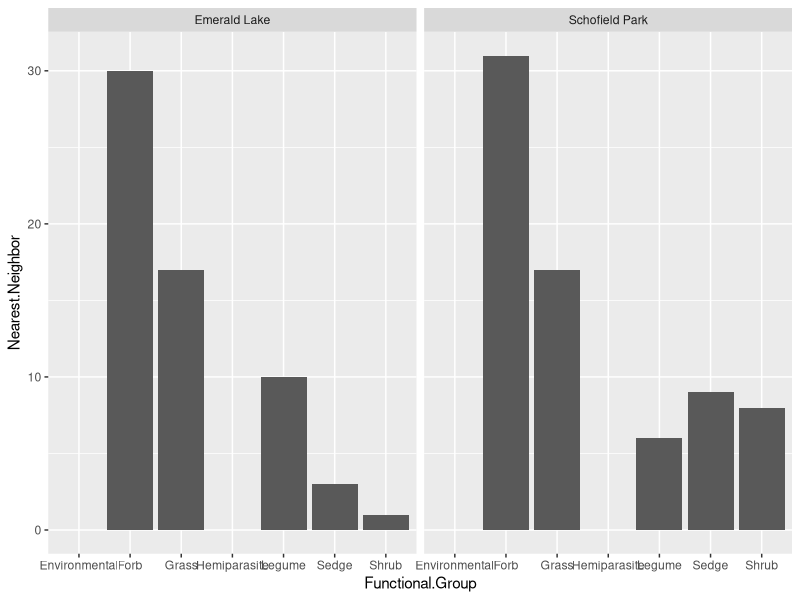

This chart was generated by the following R code:
#Nearest Neighbor Analysis
#Initiated: 8/29/23

#setwd
setwd("C:/Users/jargr/Dropbox/PC/Desktop/Data Analysis/RMBL/2023 Argrett")

library(tidyverse) # for data working
library(vegan) # for diversity
library(ggplot2) # plotting
library(ggpubr) # plotting
library(car) # linear regression

#import EL and SP Data
EL <- read.csv("Emerald Lake Plant Data.csv")
SP <- read.csv("Schofield Park Plant Data.csv")

#First We need to see if EL sites nearest neighbor differ significantly enough
#this is to check as I have both pre and post collection data
#I want to confirm that NN data does not differ seasonally

#Lets begin by subsetting the necessary columns (NN,collection point,code,functionalgroup)
EL.NN<- subset(EL, select=c(3,5,10,16,17,19,21))
#I will do the same for Schofield however I will include only necessary coloums for now
SP.NN<- subset(SP, select=c(3,16,11,17,19,21))

#now lets look at NN by collection point for EL
str(EL.NN)
EL.NN$Collection.Point <- as.factor(EL.NN$Collection.Point)
EL.NN$Removal <- as.factor(EL.NN$Removal)
EL.NN$Code <- as.factor(EL.NN$Code)
EL.NN.Post <- EL.NN[EL.NN$Collection.Point == 'Post',]
EL.NN.Post <- EL.NN.Post[ -c(2)]

#after cleaning and shaping data frame we have:
#combined NN data for both sites (Post Removal)
NN <- rbind(EL.NN.Post,SP.NN)
NN$Removal[NN$Removal == 'C'] <- 'Control'
NN$Removal[NN$Removal == 'R'] <- 'Removal'
NN$Functional.Group[NN$Functional.Group == 'sedge'] <- 'Sedge'
NN$Functional.Group[NN$Functional.Group == 'environmental'] <- 'Environmental'
NN$Functional.Group[NN$Functional.Group == 'forb'] <- 'Forb'
NN$Functional.Group[NN$Functional.Group == 'grass'] <- 'Grass'
NN$Functional.Group[NN$Functional.Group == 'legum'] <- 'Legume'
NN$Functional.Group[NN$Functional.Group == 'hemiparasite'] <- 'Hemiparasite'
NN$Functional.Group[NN$Functional.Group == 'shrub'] <- 'Shrub'
#it looks like NN data changed between collection points.
#Not surprising as we have 
ggplot(NN, aes(x=Functional.Group, y=Nearest.Neighbor)) +
  geom_bar(stat="identity") +
  facet_wrap(~Site)



